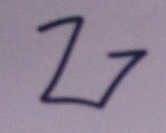
%> input picture ImageProcess/corrMatching/ga.png, 166 x 133 px
$ octave segmentasi.m   (GNU Octave 9; MATLAB toolbox functions it lacks are replaced by stand-ins)
%> lines starting %> are read from the running program, lines starting %| are printed output that depends on the picture; in (x1, y1, x2, y2) boxes, pixels count from 0 and x2, y2 are one past the last pixel; in counts of white or black regions, pixels touching at a corner belong together; the program's own positions count from 1
clc; clear; close all;

Img = imread('ga.png');
%> Img is the input picture: size 133x166x3 uint8; mean R, G, B 144.6, 131.9, 150.3
grayImage = double(rgb2gray(Img));
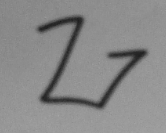
%> grayImage: size 133x166 double; min 26, max 165, mean 137.9

subplot(2, 2, 1);
imshow(Img, []);
title('Original Image');

subplot(2, 2, 2);
imshow(grayImage, []);
title('Grayscale Image');

numberOfClasses = 2;
indexes = kmeans(grayImage(:), numberOfClasses);
classImage = reshape(indexes, size(grayImage));
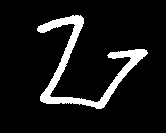
%> classImage: size 133x166 double; values 1 (black) and 2 (white), 9.3% white; 1 white region, box (x1, y1, x2, y2) and area: (37, 15, 148, 109) 2053

%h = subplot(2, 2, 3);
figure, imshow(classImage, []);
%title('Classified Image');
%colormap(h,parula);

class = zeros(size(grayImage));
area = zeros(numberOfClasses,1);

for n = 1:numberOfClasses
    class(:,:,n) = classImage==n;
    area(n) = sum(sum(class(:,:,n)));
end
%> after the loop, area = [20025; 2053]

[~,min_area] = min(area);
%> min_area = 2

object = classImage==min_area;
bw = medfilt2(object,[5 5]);
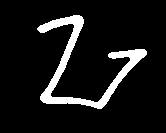
%> bw: size 133x166 logical; 9.3% white; 1 white region, box (x1, y1, x2, y2) and area: (37, 15, 147, 109) 2046
bw = bwareaopen(bw,5000);
%> bw: size 133x166 logical; every value is 0
s = regionprops(bw,'BoundingBox');
%> s = 0 regions
bbox = cat(1, s.BoundingBox);
%> bbox = []
RGB = insertShape(Img, 'FilledRectangle', bbox, 'Color', 'yellow', 'Opacity', 0.3);
RGB = insertObjectAnnotation(RGB,'rectangle',bbox,'Object','TextBoxOpacity',0.9,'FontSize',18);
subplot(2, 2, 4);
imshow(RGB,[]);
title('Detected Object');
